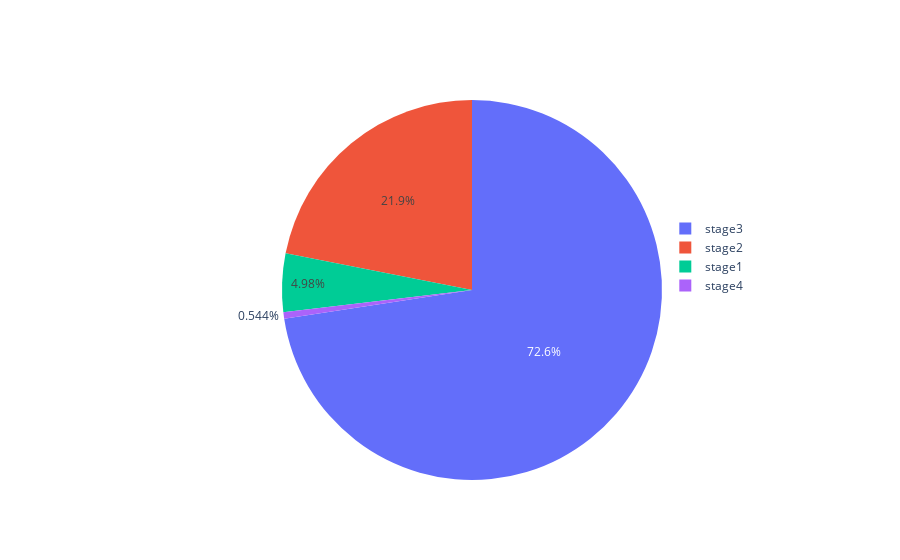

This figure's notebook cell:
### Markdown cell above
# Kernel Size 3 Analysis

### Code cell
stage1, stage2, stage3, stage4 = gatherStageTime(stages_df=stages_df, videoName='owl.mp4', kernelSize=3)
print('stage1 = ' + str(stage1))
print('stage2 = ' + str(stage2))
print('stage3 = ' + str(stage3))
print('stage4 = ' + str(stage4))
print('stage3 + stage4 = ' + str(stage3 + stage4))

print('(stage3 + stage4 + stage2) / stage1 = ' + str((stage3 + stage4 + stage2) / stage1))

fig = go.Figure(data=[go.Pie(labels=["stage1", "stage2","stage3","stage4"], values=[stage1, stage2, stage3, stage4])])
fig.update_layout(
    legend=dict(
    orientation="v",
    yanchor="top",
    y=0.7,
    xanchor="right",
    x=0.95
))
fig.show()

### Figure 1 — Plotly figure (JSON) as saved in the notebook; plotly's stock layout.template omitted (floating-point values rounded to 4 significant figures)
{"data": [{"labels": ["stage1", "stage2", "stage3", "stage4"], "type": "pie", "values": [5141.0, 22630.0, 74980.0, 562.2]}], "layout": {"legend": {"orientation": "v", "x": 0.95, "xanchor": "right", "y": 0.7, "yanchor": "top"}}}
